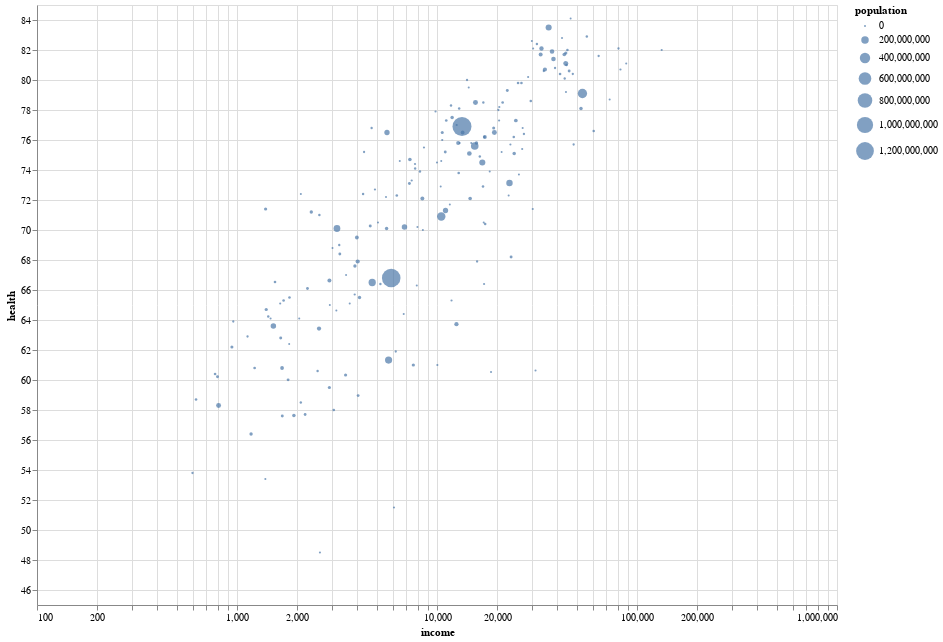

The cell this chart's notebook holds for it:
### Markdown cell above
Plot it with altair:

### Code cell
(
    alt.Chart(gapminder)
    .mark_circle()
    .encode(
        alt.X("income:Q", scale=alt.Scale(type="log")),
        alt.Y("health:Q", scale=alt.Scale(zero=False)),
        size="population:Q",
        tooltip=list(gapminder.columns),
    )
    .properties(width=800, height=600)
    .interactive()
)

### Figure 1 — Vega-Lite specification as saved in the notebook (floating-point values rounded to 4 significant figures; data arrays with more than 128 entries replaced by an {"elided": "..."} marker saying what was removed)
{"config": {"view": {"continuousWidth": 300, "continuousHeight": 300}}, "data": {"name": "data-7e3b7ef5d72a8470b0044710e8a24cca"}, "mark": {"type": "circle"}, "encoding": {"size": {"field": "population", "type": "quantitative"}, "tooltip": [{"field": "country", "type": "nominal"}, {"field": "income", "type": "quantitative"}, {"field": "health", "type": "quantitative"}, {"field": "population", "type": "quantitative"}], "x": {"field": "income", "scale": {"type": "log"}, "type": "quantitative"}, "y": {"field": "health", "scale": {"zero": false}, "type": "quantitative"}}, "height": 600, "params": [{"name": "param_1", "select": {"type": "interval", "encodings": ["x", "y"]}, "bind": "scales"}], "width": 800, "$schema": "https://vega.github.io/schema/vega-lite/v5.14.1.json", "datasets": {"data-7e3b7ef5d72a8470b0044710e8a24cca": {"elided": "187 records"}}}
